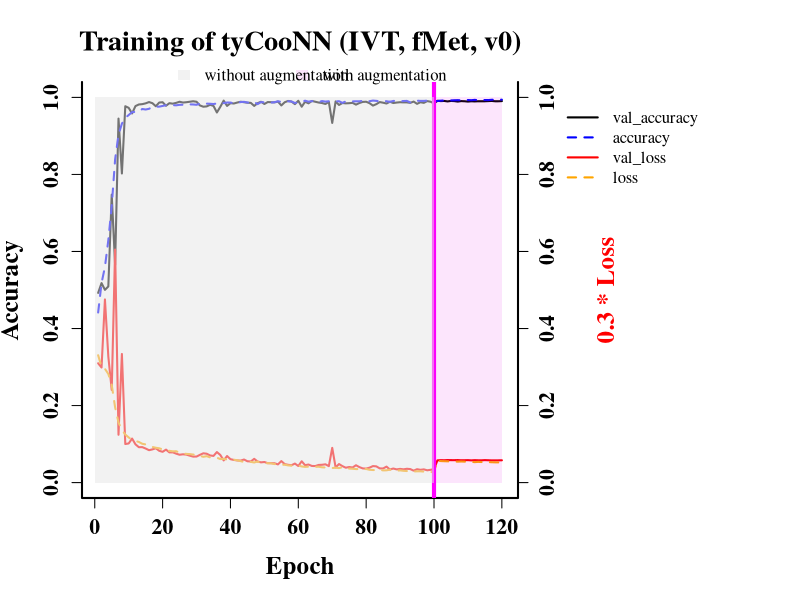

R code for this plot:

MAIN = "Training of tyCooNN (IVT, fMet, v0)"

dat = read.table('history.csv',header=TRUE,sep=',')
dat_aug = read.table('history_arg.csv',header=TRUE,sep=',')
library(repr)

df = rbind(dat,dat_aug)
n = nrow(df)

png('training.png',width=10,height=7,unit='in',res=600)
par(mar=par()$mar + c(0,0,0,12),lwd=2,family='Times')
plot(df$val_accuracy,type='l',col='black',lwd=2,
     xlab='Epoch',ylab='Accuracy',ylim=c(0,1),
     bty='u',cex.lab=1.5,cex.axis=1.3,
     main=MAIN,
     cex.main=1.7,font.main=2,
     font.axis=2,font.lab=2)
lines(df$accuracy,col='blue',lty=2,lwd=2)
lines(0.3 * df$val_loss,type='l',col='red',lwd=2)
lines(0.3 * df$loss,col='orange',lty=2,lwd=2)
axis(side=4,font=2,cex.axis=1.3)
mtext(side=4,line=4,'0.3 * Loss',col='red',cex=1.5,font=2)
abline(v=100,col='magenta',lwd=4)
rect(0,0,100,1,col=rgb(230/256,230/256,230/256,alpha=0.5),border=NA)
rect(100,0,n,1,col=rgb(230/256,0,230/256,alpha=0.1),border=NA)
par(xpd=TRUE)
legend(x=c(20,90),y=c(1.11,1.11),
       legend=c('without augmentation','with augmentation'),horiz=TRUE,bty='n',
       fill=c(rgb(230/256,230/256,230/256,alpha=0.5),rgb(230/256,0,230/256,alpha=0.1)),
       border=NA)
legend(135,1,legend=c('val_accuracy','accuracy','val_loss','loss'),bty='n',
      col=c('black','blue','red','orange'),lty=c(1,2,1,2))
o = dev.off()
